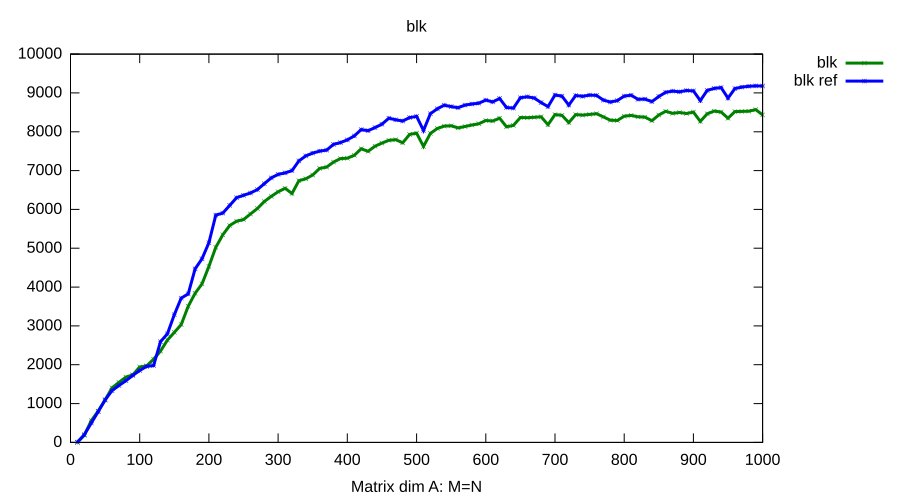

This chart was generated by the following gnuplot code:
set terminal svg size 900, 500 background rgb 'white'
set output "blk.svg"
set xlabel "Matrix dim A: M=N"
set title "blk"
set key outside
set pointsize 0.5
plot "blk.data" using 1:5 with linespoints lt 2 lw 3 title "blk", \
     "blk.data" using 1:8 with linespoints lt 3 lw 3 title "blk ref"
